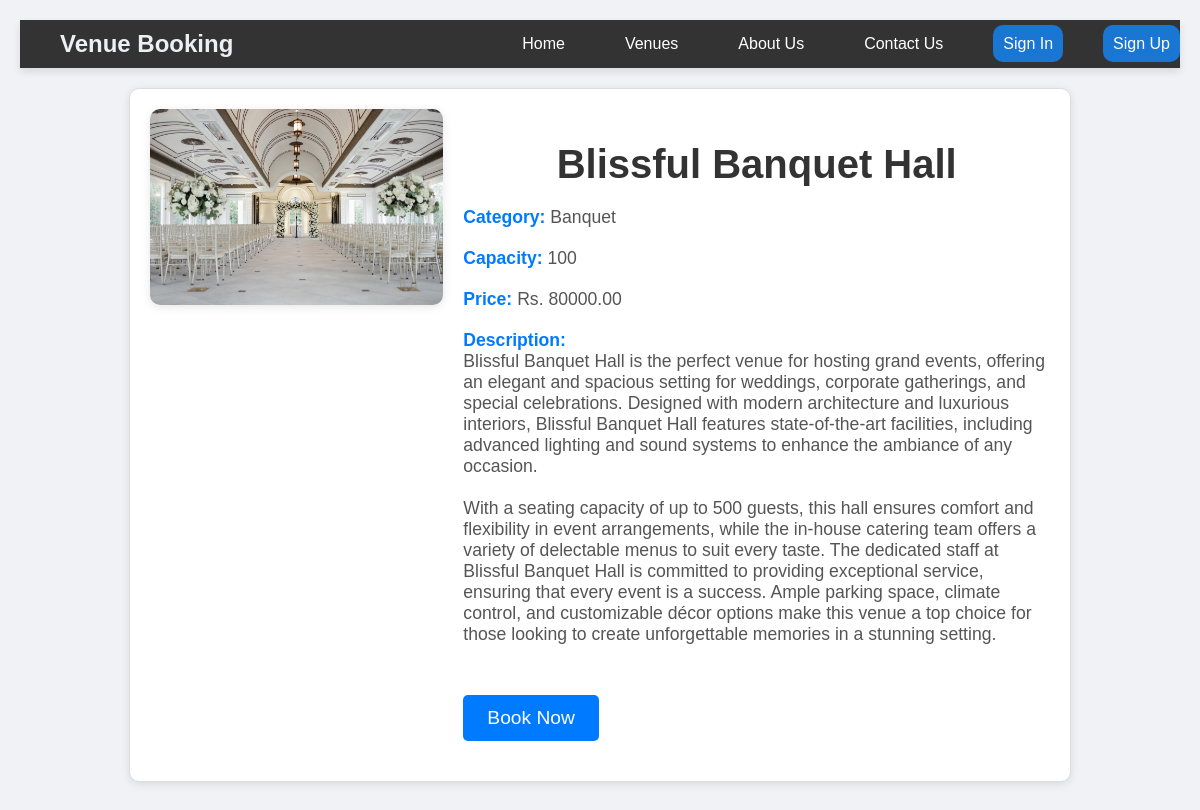
Screenshot of /user/venue_details.php?venue_id=2 with the database file from the repository.
### tables this page shows
CREATE TABLE IF NOT EXISTS `venues` (
  `venue_id` int(11) NOT NULL AUTO_INCREMENT,
  `name` varchar(100) DEFAULT NULL,
  `capacity` int(11) DEFAULT NULL,
  `price` decimal(10,2) DEFAULT NULL,
  `category_id` int(11) DEFAULT NULL,
  `description` text,
  `image` varchar(255) DEFAULT NULL,
  PRIMARY KEY (`venue_id`),
  KEY `category_id` (`category_id`)
);

CREATE TABLE IF NOT EXISTS `categories` (
  `category_id` int(11) NOT NULL AUTO_INCREMENT,
  `name` varchar(100) DEFAULT NULL,
  PRIMARY KEY (`category_id`)
);

### user/venue_details.php (the view, shortened to what this page needs)
<?php
include 'navbar.php';
include '../includes/config.php';
$venue_id = $_GET['venue_id'] ?? '';
if ($venue_id) {
    $sql = "SELECT venues.*, categories.name AS category_name FROM venues
            JOIN categories ON venues.category_id = categories.category_id
            WHERE venues.venue_id = ?";
    $stmt = $conn->prepare($sql);
    $stmt->bind_param("i", $venue_id);
    $stmt->execute();
    $result = $stmt->get_result();
    if ($result->num_rows > 0) {
        $venue = $result->fetch_assoc();
    } else {
        echo "<h2 class='error-message'>Venue not found!</h2>";
        exit();
    }
} else {
    echo "<h2 class='error-message'>Invalid venue ID!</h2>";
    exit();
}
?>
<!DOCTYPE html>
<html lang="en">
<head>
    <link rel="stylesheet" href="../css/style.css">
</head>
<body>
<section class="venue-detail">
    <div class="venue-image">
        <img src="../uploads/<?php echo htmlspecialchars($venue['image']); ?>" alt="<?php echo htmlspecialchars($venue['name']); ?>">
    </div>
    <div class="venue-info">
        <h1><?php echo htmlspecialchars($venue['name']); ?></h1>
        <p><strong>Category:</strong> <?php echo htmlspecialchars($venue['category_name']); ?></p>
        <p><strong>Capacity:</strong> <?php echo htmlspecialchars($venue['capacity']); ?></p>
        <p><strong>Price:</strong> Rs. <?php echo htmlspecialchars($venue['price']); ?></p>
        <p><strong>Description:</strong><br> <?php echo nl2br(htmlspecialchars($venue['description'])); ?></p>
        <div class="venue-actions">
            <a href="booking.php?venue_id=<?php echo htmlspecialchars($venue['venue_id']); ?>" class="btn">Book Now</a>
        </div>
    </div>
</section>
</body>
</html>

### css/style.css (style rules this page uses)
body { font-family: 'Arial', sans-serif; margin: 0; padding: 0; background-color: #f9f9f9; color: #333; }
h1, h2, h3 { text-align: center; color: #333; margin-bottom: 20px; }
.btn { display: inline-block; background-color: #3498db; color: white; padding: 10px 20px; text-decoration: none; border-radius: 5px; margin: 20px 0; }
body { font-family: 'Arial', sans-serif; background-color: #f7f7f7; margin: 0; padding: 0; }
h1 { color: #333; text-align: center; margin-bottom: 20px; }
.btn { padding: 6px 12px; border-radius: 5px; color: #fff; text-decoration: none; font-size: 14px; }
.venue-detail { max-width: 800px; margin: 0 auto; padding: 20px; }
.venue-detail img { display: block; margin: 0 auto 20px; }
.venue-detail h1 { font-size: 2.5em; margin-bottom: 10px; }
.venue-detail p { font-size: 1.2em; margin: 5px 0; }
.venue-detail .btn { display: inline-block; margin-top: 20px; padding: 10px 20px; background-color: #007BFF; color: white; text-decoration: none; border-radius: 5px; }

### user/venue_details.php (style rules this page uses)
body { font-family: 'Arial', sans-serif; background-color: #f0f2f5; margin: 0; padding: 20px; }
.venue-detail { display: flex; max-width: 900px; margin: 20px auto; padding: 20px; border: 1px solid #ddd; border-radius: 10px; background-color: #ffffff; box-shadow: 0 2px 10px rgba(0, 0, 0, 0.1); }
.venue-detail .venue-image { flex: 1; padding-right: 20px; }
.venue-detail .venue-image img { width: 100%; max-width: 400px; height: auto; border-radius: 10px; box-shadow: 0 2px 10px rgba(0, 0, 0, 0.1); }
.venue-detail .venue-info { flex: 2; display: flex; flex-direction: column; justify-content: space-between; }
.venue-info h1 { font-size: 2.5em; margin-bottom: 10px; color: #333; }
.venue-info p { margin: 10px 0; font-size: 1.1em; color: #555; }
.venue-info p strong { color: #007BFF; }
.venue-actions { margin-top: 20px; }
.venue-actions .btn { display: inline-block; padding: 12px 24px; background-color: #007BFF; color: white; border: none; border-radius: 5px; text-decoration: none; font-size: 1.2em; transition: background-color 0.3s ease; }

### rows the page displays
venues: image (picture), name "Blissful Banquet Hall", category.name "Banquet", capacity "100", price "80000.00", description "Blissful Banquet Hall is the perfect venue for hosting grand events, offering an elegant and spacious setting for weddings, corporate gatherings, and special celebrations. Designed with modern architecture and luxurious interiors, Blissful Banquet Hall features state-of-the-art facilities, including advanced lighting and sound systems to enhance the ambiance of any occasion. With a seating capacity of up to 500 guests, this hall ensures comfort and flexibility in event arrangements, while the in-house catering team offers a variety of delectable menus to suit every taste. The dedicated staff at Blissful Banquet Hall is committed to providing exceptional service, ensuring that every event is…"
